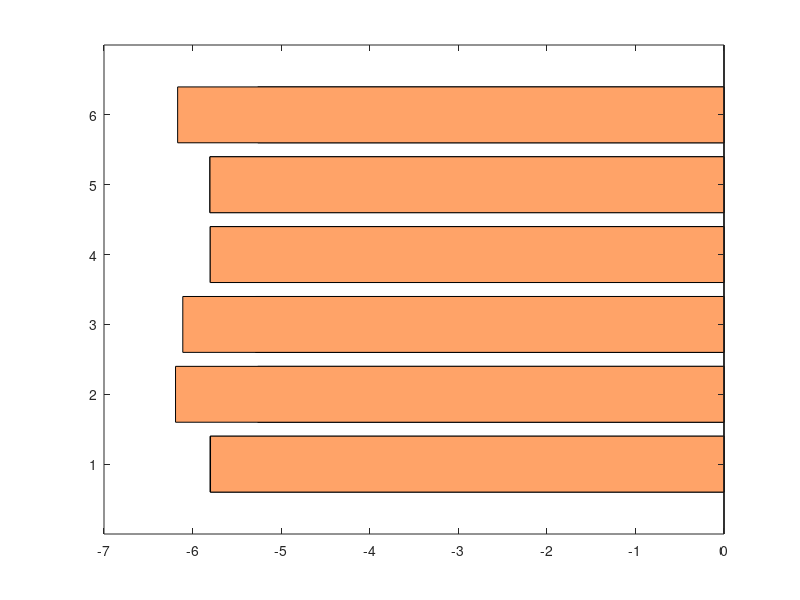

Write MATLAB code to recreate this figure. (Note: this script raises an error after producing the figure.)
% this was used to generate the plots

% clear everything and previously generate plots
clear
close all force

data = load('2layers_1k_faults_perm_mean_output.mat', '-mat');
total_data = data.faults_perm_mean;

total_names = {'sc_c', 'sc_s', 'cs_c', 'cs_s'};
graph_names = {'SC/C', 'SC/S', 'CS/C', 'CS/S'};

cmap = copper(12);

for g = 1 : 4
    output_data = total_data(13*(g-1)+1 : 13*g, :);
    output_name = total_names{g};
    
    kxx_effect = zeros(1, 12);
    kyy_effect = zeros(1, 12);
    kzz_effect = zeros(1, 12);

    var_names = {'V_{cl} (FW_1)', 'V_{cl} (FW_2)', 'V_{cl} (HW)', 'f_{dip}', 'z_f', 'z_{max}'};

    kxx_effect_lower = zeros(1, 6);
    kxx_effect_upper = zeros(1, 6);

    kyy_effect_lower = zeros(1, 6);
    kyy_effect_upper = zeros(1, 6);

    kzz_effect_lower = zeros(1, 6);
    kzz_effect_upper = zeros(1, 6);

    % change: already took log, so just avg here
    % kxx_baseline = log10(output_data(1, 1)/(milli*darcy));
    % kyy_baseline = log10(output_data(1, 2)/(milli*darcy));
    % kzz_baseline = log10(output_data(1, 3)/(milli*darcy));
    kxx_baseline = output_data(1,1);
    kyy_baseline = output_data(1,2);
    kzz_baseline = output_data(1,3);

    for i = 1 : 12
        if mod(i, 2) == 1
            kxx_effect_lower((i+1)/2) = output_data(i+1, 1);
            kyy_effect_lower((i+1)/2) = output_data(i+1, 2);
            kzz_effect_lower((i+1)/2) = output_data(i+1, 3);
        else
            kxx_effect_upper((i/2))= output_data(i+1, 1);
            kyy_effect_upper((i/2)) = output_data(i+1, 2);
            kzz_effect_upper((i/2)) = output_data(i+1, 3);
        end
    end

    % Sort the values based on the lower change
    % Sort the higher values and the names arrays using the same indices
    % [kyy_effect_lower, ind] = sort(kyy_effect_lower,'descend');
    % kyy_effect_upper = kyy_effect_upper(ind);
    % variables_sorted = variables(ind);
    
    % Create a figure and plot the low and high horizontally
    % Plot for kxx-direction
    kxx_fig = figure;
    h1 = barh(kxx_effect_lower, 'FaceColor', cmap(2, :));
    hold on;
    h2 = barh(kxx_effect_upper, 'FaceColor', cmap(10, :));
    bh1 = get(h1,'BaseLine');
    set(bh1,'BaseValue', kxx_baseline);
    graph_title = ['Sensitivity Analysis (2 layers, 1k simulations)' ' for ' graph_names{g} ' in kxx-direction'];
    title(graph_title, 'FontSize', 13);


    % simply labeling
    yticks(1:numel(var_names));
    yticklabels(var_names);
    ax = gca;
    ax.YAxis.FontSize = 14; % for readability purpose
    
    % absolute scaling
    xlim([-7 2.5]);
    xticks([-7, -6.5, -6, -5.5, -5, -4.5, -4, -3.5, -3, -2.5, -2, -1.5, -1, -0.5, 0, 0.5, 1, 1.5, 2, 2.5]);
    xlabel('Mean Permeability');
    ax = gca;
    ax.XAxis.FontSize = 12; % for readability purpose
    ax.XLabel.FontSize = 12;
    legend([h1 h2],'Negative Perturbation','Positive Perturbation')
    % text(h1.XEndPoints, h1.YEndPoints, string(h1.YEndPoints), 'Horiz','right', 'Vert','middle')
    % text(h2.XEndPoints, h2.YEndPoints, string(h2.YEndPoints), 'Horiz','left', 'Vert','middle')
    
    kxx_fig.Position = [100, 100, 800, 400];

    filename = ['abs_' output_name '_kxx_2layer_1k.png'];
    exportgraphics(kxx_fig, filename, 'Resolution', 300);

    %%%%%%%%%%
    % Plot for kyy-direction
    kyy_fig = figure;
    h3 = barh(kyy_effect_lower, 'FaceColor', cmap(2, :));
    hold on;
    h4 = barh(kyy_effect_upper, 'FaceColor', cmap(10, :));
    bh3 = get(h3,'BaseLine');
    set(bh3,'BaseValue', kyy_baseline);
    graph_title = ['Sensitivity Analysis (2 layers, 1k simulations)' ' for ' graph_names{g} ' in kyy-direction'];
    title(graph_title, 'FontSize', 13);
    % title('Sensitivity Analysis (2 layers, cs/s, kyy)');

    yticks(1:numel(var_names));
    yticklabels(var_names);
    ax = gca;
    ax.YAxis.FontSize = 14; % for readability purpose
    
    xlim([-7 2.5]);
    xticks([-7, -6.5, -6, -5.5, -5, -4.5, -4, -3.5, -3, -2.5, -2, -1.5, -1, -0.5, 0, 0.5, 1, 1.5, 2, 2.5]);
    xlabel('Mean Permeability');
    ax = gca;
    ax.XAxis.FontSize = 12; % for readability purpose
    ax.XLabel.FontSize = 12;
    legend([h3 h4],'Negative Perturbation','Positive Perturbation')
    % text(h3.XEndPoints, h3.YEndPoints, string(h3.YEndPoints), 'Horiz','right', 'Vert','middle')
    % text(h4.XEndPoints, h4.YEndPoints, string(h4.YEndPoints), 'Horiz','left', 'Vert','middle')
    
    kyy_fig.Position = [100, 100, 800, 400];

    filename = ['abs_' output_name '_kyy_2layer_1k.png'];
    exportgraphics(kyy_fig, filename, 'Resolution', 300);
    % saveas(kyy_fig, filename);

    %%%%%%%%%%
    % Plot for kzz-direction
    kzz_fig = figure;
    h5 = barh(kzz_effect_lower, 'FaceColor', cmap(2, :));
    hold on;
    h6 = barh(kzz_effect_upper, 'FaceColor', cmap(10, :));
    bh5 = get(h5,'BaseLine');
    set(bh5,'BaseValue', kzz_baseline);

    graph_title = ['Sensitivity Analysis (2 layers, 1k simulations)' ' for ' graph_names{g} ' in kzz-direction'];
    title(graph_title, 'FontSize', 13);
    % title('Sensitivity Analysis (2 layers, cs/s, kzz)');

    yticks(1:numel(var_names));
    yticklabels(var_names);
    ax = gca;
    ax.YAxis.FontSize = 14; % for readability purpose

    xlim([-7 2.5]);
    xticks([-7, -6.5, -6, -5.5, -5, -4.5, -4, -3.5, -3, -2.5, -2, -1.5, -1, -0.5, 0, 0.5, 1, 1.5, 2, 2.5]);
    xlabel('Mean Permeability');
    ax = gca;
    ax.XAxis.FontSize = 12; % for readability purpose
    ax.XLabel.FontSize = 12;
    legend([h5 h6],'Negative Perturbation','Positive Perturbation')
    % text(h5.XEndPoints, h5.YEndPoints, string(h5.YEndPoints), 'Horiz','right', 'Vert','middle')
    % text(h6.XEndPoints, h6.YEndPoints, string(h6.YEndPoints), 'Horiz','left', 'Vert','middle')
    
    kzz_fig.Position = [100, 100, 800, 400];
    
    filename = ['abs_' output_name '_kzz_2layer_1k.png'];
    exportgraphics(kzz_fig, filename, 'Resolution', 300);

    close all force;
end